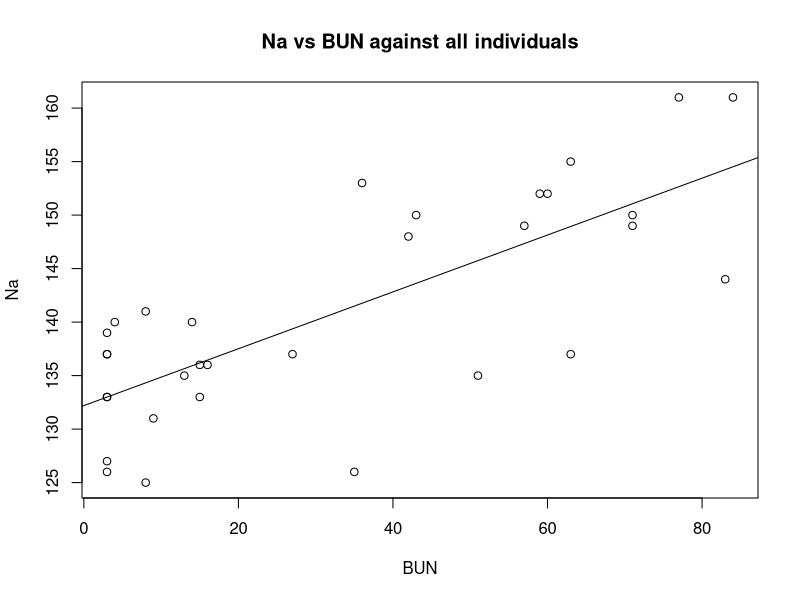
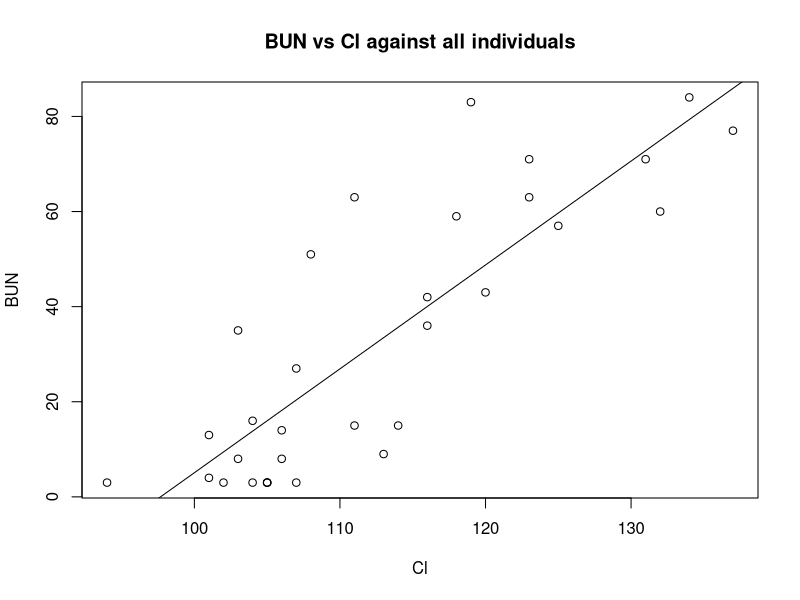
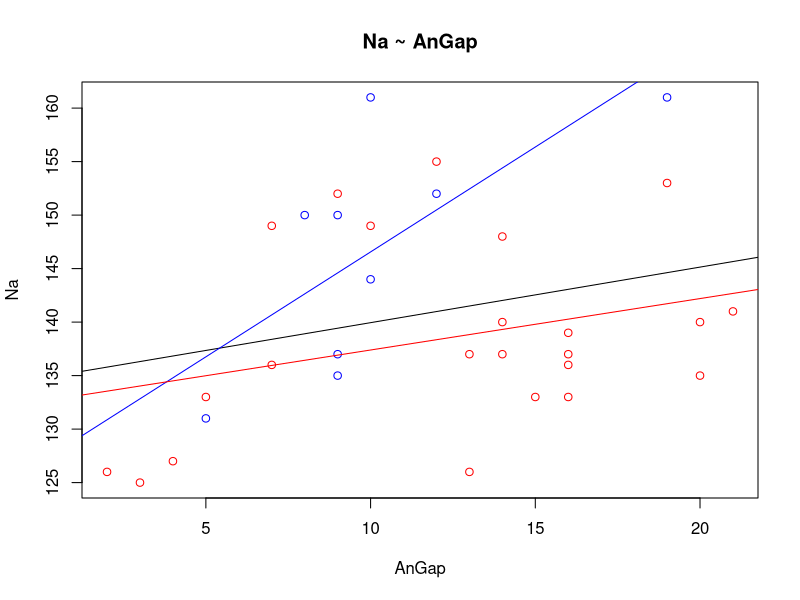
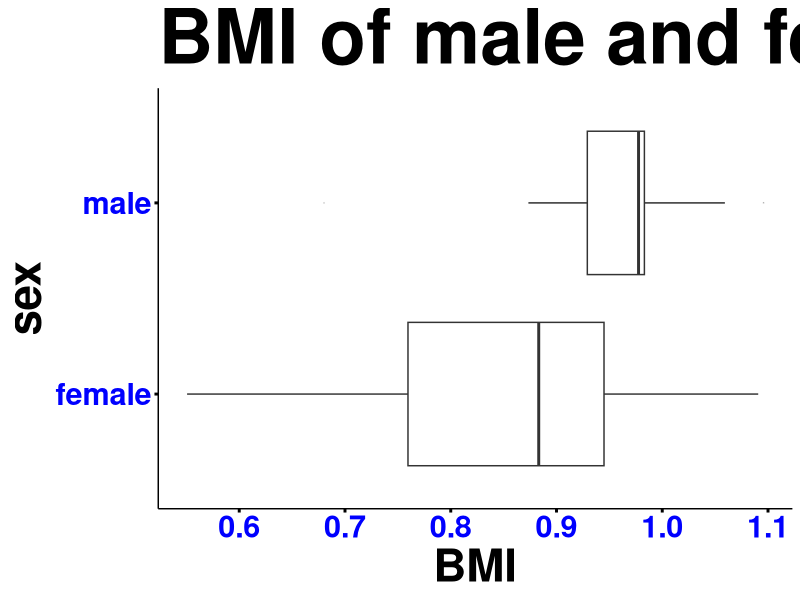
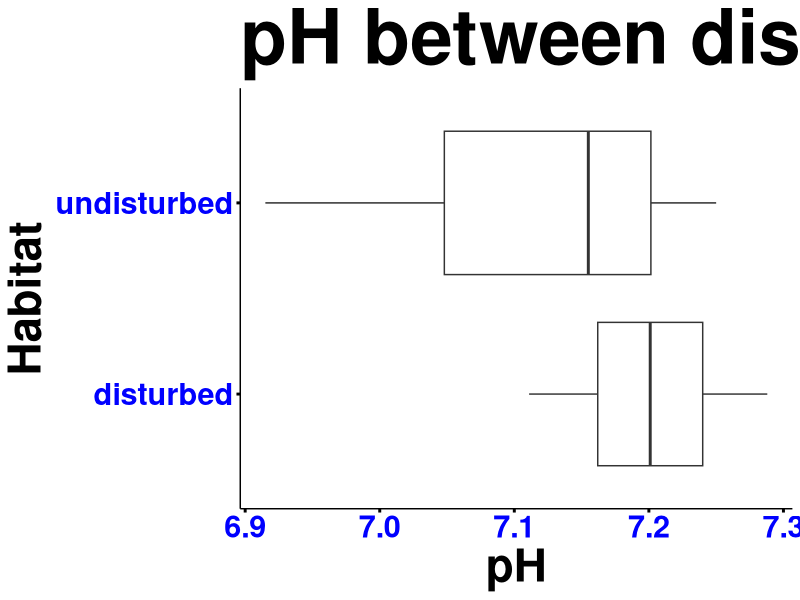
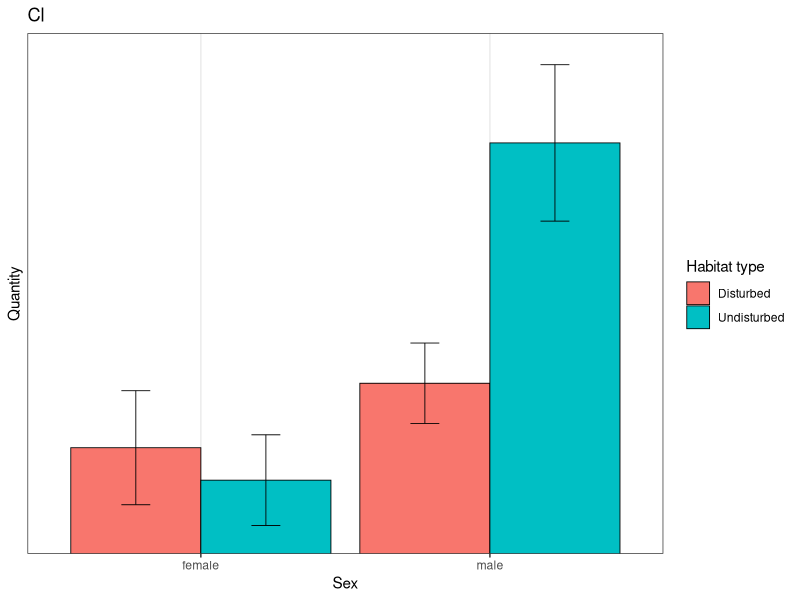
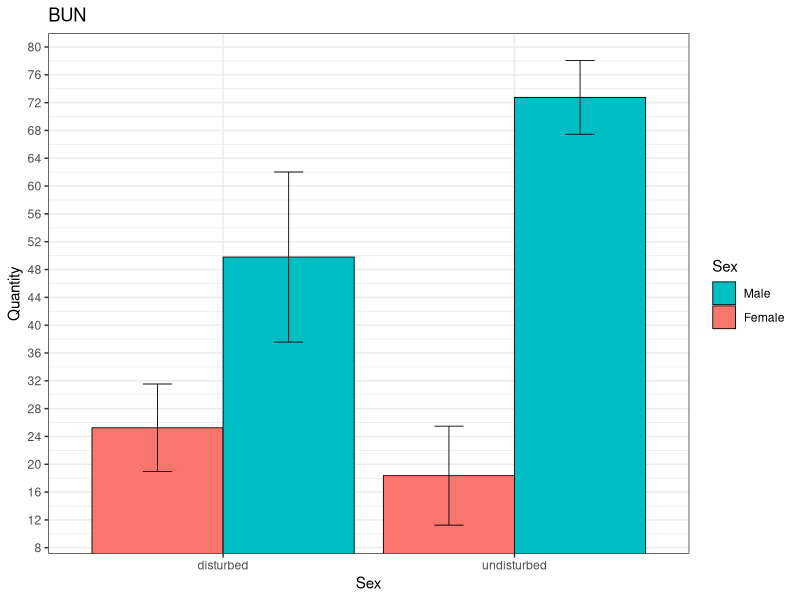
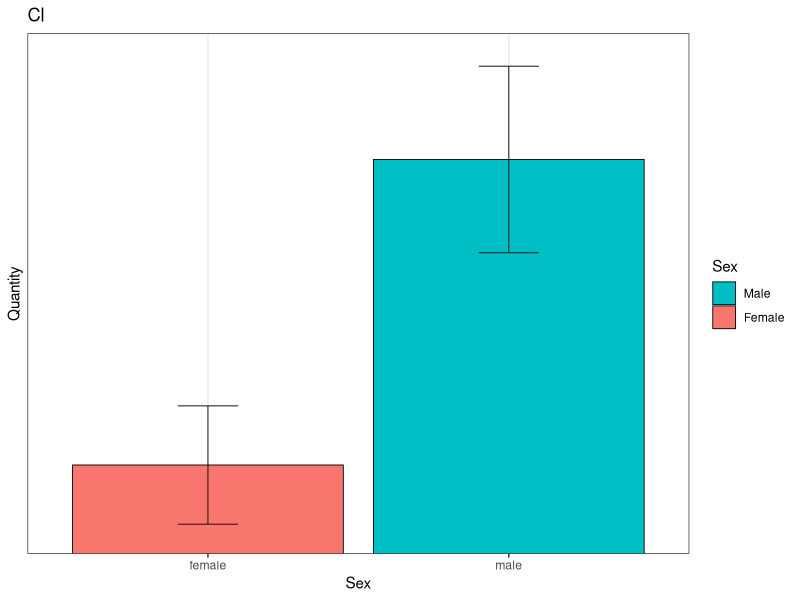

R code for these plots, in order:
###############################################################################
#                              NECESSARY STEPS
###############################################################################
## Import libraries
library(Hmisc)
library(ggplot2)

## Import the data
physData = read.csv("EpomophorusPhysiology_2015.csv");


## Data preprocessing
# First, change the ID column to be a rowname, since rowname does not participate in any of the mathematical operations
rownames(physData) = physData$ID;  # Sets the rownames of the data frame, physData, to be the ID column of physdata
physData$ID = NULL;                # Deletes the ID row of physData by setting it to NULL
physData$sex = as.factor( ifelse( physData$class == "M_NS", "male", "female") );


# Next, keep track of all of the variable names, except for Habitat and class
numericCols = colnames(physData);
numericCols = numericCols[ ! (numericCols %in% c("class", "Habitat", "sex") ) ];


## Summarizes data.
## Gives count, mean, standard deviation, standard error of the mean, and confidence interval (default 95%).
##   data: a data frame.
##   measurevar: the name of a column that contains the variable to be summariezed
##   groupvars: a vector containing names of columns that contain grouping variables
##   na.rm: a boolean that indicates whether to ignore NA's
##   conf.interval: the percent range of the confidence interval (default is 95%)
summarySE <- function(data=NULL, measurevar, groupvars=NULL, na.rm=FALSE,
                      conf.interval=.95, .drop=TRUE) {
  library(plyr)
  
  # New version of length which can handle NA's: if na.rm==T, don't count them
  length2 <- function (x, na.rm=FALSE) {
    if (na.rm) sum(!is.na(x))
    else       length(x)
  }
  
  # This does the summary. For each group's data frame, return a vector with
  # N, mean, and sd
  datac <- ddply(data, groupvars, .drop=.drop,
                 .fun = function(xx, col) {
                   c(N    = length2(xx[[col]], na.rm=na.rm),
                     mean = mean   (xx[[col]], na.rm=na.rm),
                     sd   = sd     (xx[[col]], na.rm=na.rm)
                   )
                 },
                 measurevar
  )
  
  # Rename the "mean" column    
  datac <- rename(datac, c("mean" = measurevar))
  
  datac$se <- datac$sd / sqrt(datac$N)  # Calculate standard error of the mean
  
  # Confidence interval multiplier for standard error
  # Calculate t-statistic for confidence interval: 
  # e.g., if conf.interval is .95, use .975 (above/below), and use df=N-1
  ciMult <- qt(conf.interval/2 + .5, datac$N-1)
  datac$ci <- datac$se * ciMult
  
  return(datac)
}


###############################################################################
#                        CORRELATION/SUMMARY STATISTICS
###############################################################################
## Looking at linear correlation
rcorr( as.matrix( physData[, numericCols] ) )


## Summary statistics
summary( physData[, numericCols] )
apply( physData[, numericCols], 2, sd)


###############################################################################
#                  LINEAR REGRESSION (All individuals)
###############################################################################
# Example:  NA and BUN are linearly correlated in the general population
# First, train the linear model
physLm = lm( Na ~ BUN, physData )

# Plots the raw data in the formula
plot(Na ~ BUN, physData, main="Na vs BUN against all individuals" )
abline(physLm, col="black")

############ Working copy, without comments ############ 
physLm = lm( BUN ~ Cl, physData )
plot(BUN ~ Cl, physData, main="BUN vs Cl against all individuals" )
abline(physLm, col="black")



###############################################################################
#                    LINEAR REGRESSION (Male vs Female)
###############################################################################
# Do the different linear models
everyone.lm    = lm( Na ~ AnGap, physData );
males.lm       = lm( Na ~ AnGap, physData[ physData$sex == "male", ] );
females.lm     = lm( Na ~ AnGap, physData[ physData$sex == "female", ]  );
disturbed.lm   = lm( Na ~ AnGap, physData[ physData$Habitat == "disturbed", ]  );
undisturbed.lm = lm( Na ~ AnGap, physData[ physData$Habitat == "undisturbed", ]  );

plot(Na ~ AnGap, physData, main="Na ~ AnGap", col=ifelse(physData$sex == "male", "blue", "red") )
abline(everyone.lm, col="black")
abline(males.lm,    col="blue")
abline(females.lm,  col="red")


###############################################################################
#                    BOX AND WHISKER PLOTS (Male vs Female)
###############################################################################
ggplot(physData, aes_string(x="sex", y="BMI")) +
  ggtitle(sprintf("%s of male and female bats","BMI")) +
  geom_boxplot(outlier.size=0, alpha=0.2) +
  coord_flip() +
  theme(panel.grid.major = element_blank(), panel.grid.minor = element_blank(), 
        panel.background = element_blank(), axis.line = element_line(colour = "black")) +
  theme(plot.title = element_text(size=rel(5), face="bold")) +
  theme(axis.title = element_text(size=rel(3), face="bold")) +
  theme(axis.text  = element_text(size=rel(2), face="bold", colour="blue")) +
  theme(axis.ticks = element_line(size=rel(2), colour = "black"))


###############################################################################
#                    BOX AND WHISKER PLOTS (Disturbed and Undisturbed)
###############################################################################
# Only need to change this line.
thisVar = "pH";
ggplot(physData, aes_string(x="Habitat", y=thisVar)) +
  ggtitle(sprintf("%s between disturbed and undisturbed bats.",thisVar)) +
  geom_boxplot(outlier.size=0, alpha=0.2) +
  coord_flip() +
  theme(panel.grid.major = element_blank(), panel.grid.minor = element_blank(), 
        panel.background = element_blank(), axis.line = element_line(colour = "black")) +
  theme(plot.title = element_text(size=rel(5), face="bold")) +
  theme(axis.title = element_text(size=rel(3), face="bold")) +
  theme(axis.text  = element_text(size=rel(2), face="bold", colour="blue")) +
  theme(axis.ticks = element_line(size=rel(2), colour = "black"))


###############################################################################
#                   BAR CHART WITH STANDARD ERROR (Male vs Female)
###############################################################################
# Only need to change this line.
thisVar = "Cl";
thisData = summarySE(physData, measurevar=thisVar, groupvars=c("sex","Habitat"))
thisData$quant = thisData[, thisVar];

ggplot(thisData, aes(x=sex, y=quant, fill=Habitat)) + 
  geom_bar(position=position_dodge(), stat="identity",
           colour="black", # Use black outlines,
           size=.3) +      # Thinner lines
  geom_errorbar(aes( ymin=quant-se, ymax=quant+se ),
                size=.3,    # Thinner lines
                width=.2,
                position=position_dodge(.9)) +
  xlab("Sex") +
  ylab("Quantity") +
  scale_fill_hue(name="Habitat type", # Legend label, use darker colors
                 breaks=c("disturbed", "undisturbed"),
                 labels=c("Disturbed", "Undisturbed")) +
  ggtitle(thisVar) +
  scale_y_continuous(breaks=0:20*4) +
  coord_cartesian(ylim=c(min(thisData$quant - 1.1*thisData$se), max(thisData$quant + 1.1*thisData$se) ) ) +
  theme_bw()



###############################################################################
#                   BAR CHART WITH STANDARD ERROR (Disturbed vs Undisturbed)
###############################################################################
# Only need to change this line.
thisVar = "BUN";
thisData = summarySE(physData, measurevar=thisVar, groupvars=c("sex","Habitat"))
thisData$quant = thisData[, thisVar];

ggplot(thisData, aes(x=Habitat, y=quant, fill=sex)) + 
  geom_bar(position=position_dodge(), stat="identity",
           colour="black", # Use black outlines,
           size=.3) +      # Thinner lines
  geom_errorbar(aes( ymin=quant-se, ymax=quant+se ),
                size=.3,    # Thinner lines
                width=.2,
                position=position_dodge(.9)) +
  xlab("Sex") +
  ylab("Quantity") +
  scale_fill_hue(name="Sex", # Legend label, use darker colors
                 breaks=c("male", "female"),
                 labels=c("Male", "Female")) +
  ggtitle(thisVar) +
  scale_y_continuous(breaks=0:20*4) +
  coord_cartesian(ylim=c(min(thisData$quant - 1.1*thisData$se), max(thisData$quant + 1.1*thisData$se) ) ) +
  theme_bw()


###############################################################################
#                   BAR CHART WITH STANDARD ERROR (ONLY male v.s. female)
###############################################################################
# Only need to change this line.
thisVar = "Cl";
thisData = summarySE(physData, measurevar=thisVar, groupvars=c("sex"))
thisData$quant = thisData[, thisVar];

ggplot(thisData, aes(x=sex, y=quant, fill=sex)) + 
  geom_bar(position=position_dodge(), stat="identity",
           colour="black", # Use black outlines,
           size=.3) +      # Thinner lines
  geom_errorbar(aes( ymin=quant-se, ymax=quant+se ),
                size=.3,    # Thinner lines
                width=.2,
                position=position_dodge(.9)) +
  xlab("Sex") +
  ylab("Quantity") +
  scale_fill_hue(name="Sex", # Legend label, use darker colors
                 breaks=c("male", "female"),
                 labels=c("Male", "Female")) +
  ggtitle(thisVar) +
  scale_y_continuous(breaks=0:20*4) +
  coord_cartesian(ylim=c(min(thisData$quant - 1.1*thisData$se), max(thisData$quant + 1.1*thisData$se) ) ) +
  theme_bw()


###############################################################################
#              BAR CHART WITH STANDARD ERROR (ONLY disturbed vs undisturbed)
###############################################################################
# Only need to change this line.
thisVar = "BUN";
thisData = summarySE(physData, measurevar=thisVar, groupvars=c("Habitat"))
thisData$quant = thisData[, thisVar];

ggplot(thisData, aes(x=Habitat, y=quant, fill=Habitat)) + 
  geom_bar(position=position_dodge(), stat="identity",
           colour="black", # Use black outlines,
           size=.3) +      # Thinner lines
  geom_errorbar(aes( ymin=quant-se, ymax=quant+se ),
                size=.3,    # Thinner lines
                width=.2,
                position=position_dodge(.9)) +
  xlab("Sex") +
  ylab("Quantity") +
  scale_fill_hue(name="Habitat type", # Legend label, use darker colors
                 breaks=c("disturbed", "undisturbed"),
                 labels=c("Disturbed", "Undisturbed")) +
  ggtitle(thisVar) +
  scale_y_continuous(breaks=0:20*4) +
  coord_cartesian(ylim=c(min(thisData$quant - 1.1*thisData$se), max(thisData$quant + 1.1*thisData$se) ) ) +
  theme_bw()
